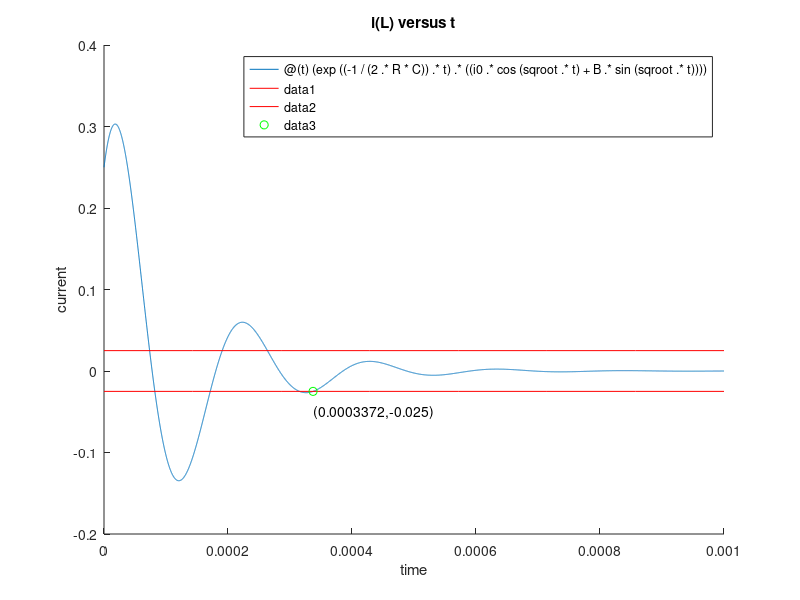

This chart was generated by the following MATLAB code:
%Project 4.4
clc; clear;
close all;
%Variable Declarations
L = 1.0e-3;
C = 1.0e-6;
i0 = .25;
v0 = 6;
R = 4*(sqrt((L/(4*C))));
sqroot = sqrt((1/(L*C)) - (1/(2*R*C)).^2);
B = (((v0/L)+(i0/(2*R*C)))/(sqroot));
iL = @(t) exp((-1/(2.*R*C)).*t).*((i0.*cos(sqroot.*t)+... 
B.*sin(sqroot.*t)));
func = @(t)(exp((-1/(2.*R*C)).*t).*((i0.*cos(sqroot.*t)+... 
B.*sin(sqroot.*t))));
bound1 = @(t) (.1*i0);
bound2 = @(t) (-.1*i0);

%Graphing
figure();
t = 0:5e-6:1000e-6; 
hold on;
fplot(func,[0,1000e-6]);
fplot(bound1,[0,1000e-6], 'r');
fplot(bound2, [0,1000e-6], 'r');
xlabel('time');
ylabel('current');
title('i(L) versus t');

%Part 2
new_func = @(t) abs(exp((-1/(2.*R*C)).*t).*((i0.*cos(sqroot.*t)+... 
B.*sin(sqroot.*t)))) - (.1*i0);
p = fzero(new_func,.00035);
yt = func(p);
fprintf('Settling time: %1.9f\n',p);
plot(p,func(p),'go');
placement = +2;
text((p),(yt*placement),['(' num2str(p) ',' num2str(yt) ')']);

%Part 3 Search Method
length = 1000e-6/5e-6;
time = zeros(1,length);
initial = 5e-6;
for k=1:length
    time(1,k) = initial*k;
end

for k=1:length-1
    t1 = time(1,k);
    t2 = time(1,k+1);
    value1 = new_func(t1);
    value2 = new_func(t2);
    if (value1*value2) < 0 
        fprintf('Interval: %9.9f and %9.9f\n',value1,value2);
    end
end
